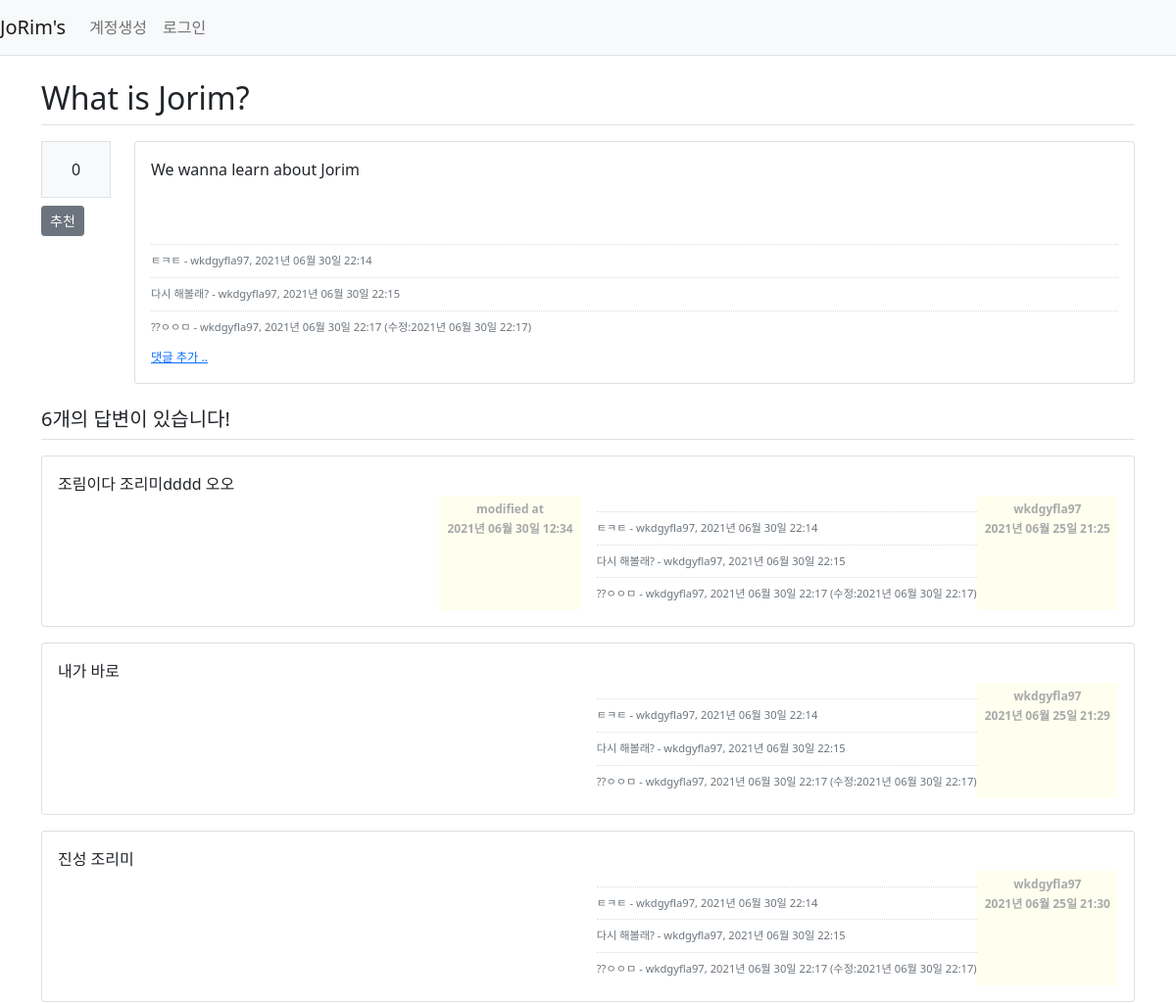
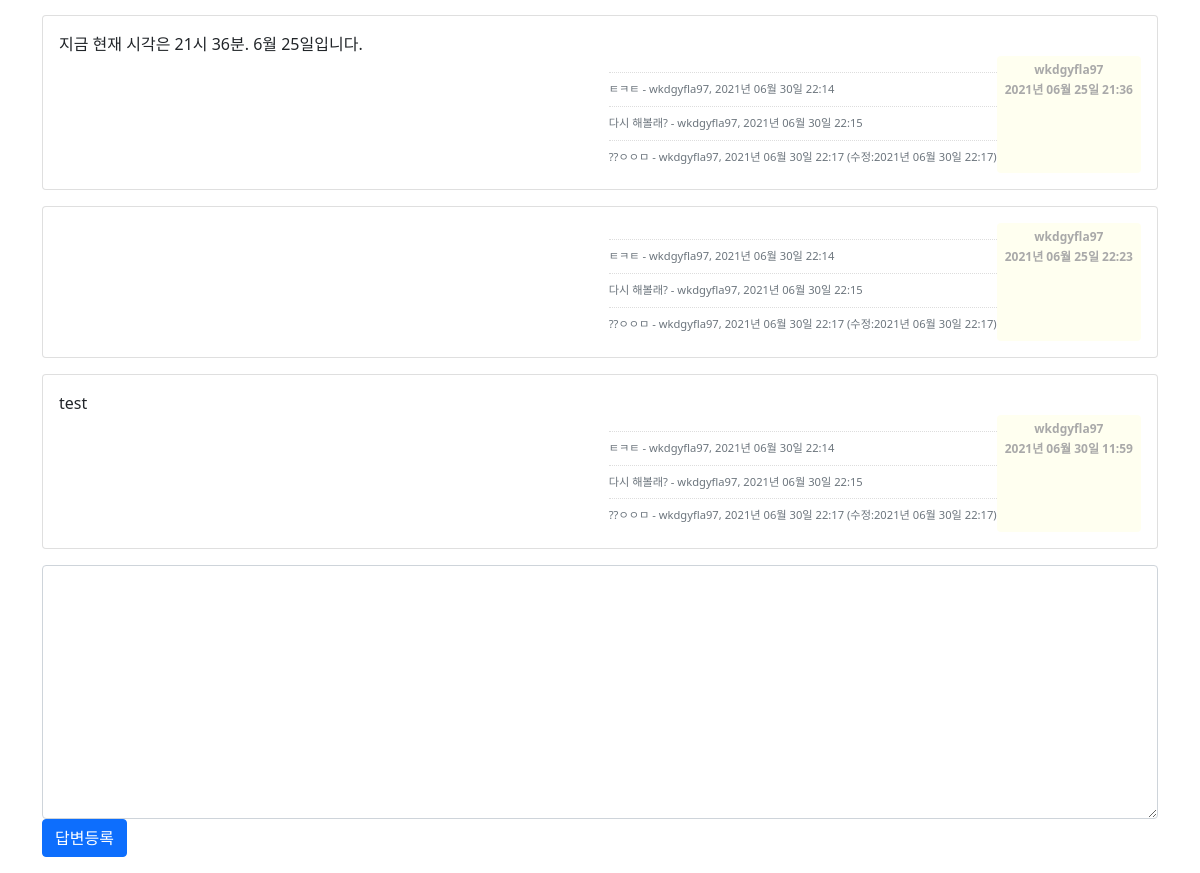
The app's page /question/detail/1/ with its own data (2 pictures, top to bottom).
### pybo/models.py (models this page shows)
class Question(db.Model):
    id = db.Column(db.Integer, primary_key=True)
    subject = db.Column(db.String(200), nullable=False)
    content = db.Column(db.Text(), nullable=False)
    create_date = db.Column(db.DateTime(), nullable=False)
    user_id = db.Column(db.Integer, db.ForeignKey('user.id', ondelete='CASCADE'), nullable=False)
    user = db.relationship('User', backref=db.backref('question_set'))
    modify_date = db.Column(db.DateTime(), nullable=True)
    voter = db.relationship('User', secondary=question_voter, backref=db.backref('question_voter_set'))

class Comment(db.Model):
    id = db.Column(db.Integer, primary_key=True)
    user_id = db.Column(db.Integer, db.ForeignKey('user.id', ondelete='CASCADE'), nullable=False)
    user = db.relationship('User', backref=db.backref('comment_set'))
    content = db.Column(db.Text(), nullable=False)
    create_date = db.Column(db.DateTime(), nullable=False)
    modify_date = db.Column(db.DateTime())
    question_id = db.Column(db.Integer, db.ForeignKey('question.id', ondelete='CASCADE'), nullable=True)
    question = db.relationship('Question', backref=db.backref('comment_set'))
    answer_id = db.Column(db.Integer, db.ForeignKey('answer.id', ondelete='CASCADE'), nullable=True)
    answer = db.relationship('Answer', backref=db.backref('comment_set'))

class User(db.Model):
    id = db.Column(db.Integer, primary_key=True)
    username = db.Column(db.String(150), unique=True, nullable=False)
    password = db.Column(db.String(200), nullable=False)
    email = db.Column(db.String(120), unique=True, nullable=False)

class Answer(db.Model):
    id = db.Column(db.Integer, primary_key=True)
    question_id = db.Column(db.Integer, db.ForeignKey('question.id', ondelete='CASCADE'))
    question = db.relationship('Question', backref=db.backref('answer_set', ))
    content = db.Column(db.Text(), nullable=False)
    create_date = db.Column(db.DateTime(), nullable=False)
    user_id = db.Column(db.Integer, db.ForeignKey('user.id', ondelete='CASCADE'), nullable=False)
    user = db.relationship('User', backref=db.backref('answer_set'))
    modify_date = db.Column(db.DateTime(), nullable=True)
    voter = db.relationship('User', secondary=answer_voter, backref=db.backref('answer_voter_set'))

### pybo/views/question_views.py (the view)
@bp.route('/detail/<int:question_id>/')
def detail(question_id):
    form = AnswerForm()
    question = Question.query.get_or_404(question_id)
    return render_template('question/question_detail.html', question=question, form=form)

### pybo/forms.py
class AnswerForm(FlaskForm):
    content = TextAreaField('내용', validators=[DataRequired('답글도 내용 좀 적어주셈')])

### pybo/filter.py (called while the page is built)
def format_datetime(value, fmt='%Y년 %m월 %d일 %H:%M'):
    return value.strftime(fmt)

### pybo/views/auth_views.py (called while the page is built)
@bp.before_app_request
def load_logged_in_user():
    user_id = session.get('user_id')
    if user_id is None:
        g.user = None
    else:
        g.user = User.query.get(user_id)

### pybo/templates/question/question_detail.html (shortened to what this page needs)
{% extends 'base.html' %}
{% block content %}
<div class="container my-3">
    <h2 class="border-bottom py-2">{{ question.subject }}</h2>
    <div class="row my-3">
        <div class="col-1">
            <div class="bg-light text-center p-3 border font-weight-bolder mb-1">{{ question.voter|length }}</div>
            <a href="#" data-uri="{{ url_for('vote.question', question_id=question.id) }}"
               class="recommend btn btn-sm btn-secondary btn-block my-1">추천</a>
        </div>
        <div class="col-11">
            <div class="card">
                <div class="card-body">
                    <div class="card-text" style="white-space: pre-line;">{{ question.content }}</div>
                    <div class="d-flex justify-content-end">
                        {% if question.modify_date %}
                        <div class="badge badge-light p-2 text-left mx-3">
                            <div class="mb-2">modified at</div>
                            <div>{{ question.modify_date|datetime }}</div>
                        </div>
                        {% endif %}
                        <div class="badge badge-light p-2 text-left">
                            <div class="mb-2">{{ question.user.username }}</div>
                            <div>{{ question.create_date|datetime }}</div>
                        </div>
                    </div>
                    {% if question.comment_set|length > 0 %}
                    <div class="mt-3">
                    {% for comment in question.comment_set %}
                        <div class="comment py-2 text-muted">
                            <span style="white-space: pre-line;">{{ comment.content }}</span>
                            <span>
                                - {{ comment.user.username }}, {{ comment.create_date|datetime }}
                                {% if comment.modify_date %}
                                (수정:{{ comment.modify_date|datetime }})
                                {% endif %}
                            </span>
                        </div>
                    {% endfor %}
                    </div>
                    {% endif %}
                    <div>
                        <a href="{{ url_for('comment.create_question', question_id=question.id) }}"
                           class="small"><small>댓글 추가 ..</small></a>
                    </div>
                </div>
            </div>
        </div>
    </div>
  <h5 class="border-bottom my-3 py-2">{{ question.answer_set|length }}개의 답변이 있습니다!</h5>
  {% for answer in question.answer_set %}
  <div class="card my-3">
    <div class="card-body">
      <div class="card-text" style="white-space: pre-line;">{{ answer.content }}</div>
      <div class="d-flex justify-content-end">
        {% if answer.modify_date %}
        <div class="badge badge-light p-2 text-left mx-3" style="color: darkgray; background-color: #FFFFF0;">
          <div class="mb-2">modified at</div>
          <div>{{ answer.modify_date|datetime }}</div>
        </div>
        {% endif %}
        {% if question.comment_set|length > 0 %}
        <div class="mt-3">
          {% for comment in question.comment_set %}
          <div class="comment py-2 text-muted">
            <span style="white-space: pre-line;">{{ comment.content }}</span>
            <span>
              - {{ comment.user.username }}, {{ comment.create_date|datetime }}
              {% if comment.modify_date %}
              (수정:{{ comment.modify_date|datetime }})
              {% endif %}
            </span>
          </div>
          {% endfor %}
        </div>
        {% endif %}
        <div class="badge badge-light p-2 text-left" style="color: darkgray; background-color: #FFFFF0;">
          <div class="mb-2">{{ answer.user.username}}</div>
          <div>{{ answer.create_date|datetime }}</div>
        </div>
      </div>
    </div>
  </div>
  {% endfor %}
  <form action="{{ url_for('answer.create', question_id=question.id) }}" method="post" class="my-3">
    <div class="form-group">
      <textarea name="content" id="content" class="form-control" rows="10"></textarea>
    </div>
    <input type="submit" value="답변등록" class="btn btn-primary">
  </form>
</div>
{% endblock %}

### pybo/templates/base.html (shortened to what this page needs)
<!DOCTYPE html>
<html lang="ko">
<head>
    <link rel="stylesheet" href="{{ url_for('static', filename='bootstrap.min.css') }}">
    <link rel="stylesheet" href="{{ url_for('static', filename='style.css') }}">
</head>
<body>
{% include "navbar.html" %}
{% block content %}
{% endblock %}
</body>
</html>

### pybo/templates/navbar.html (shortened to what this page needs)
<nav class="navbar navbar-expand-lg navbar-light bg-light border-bottom">
  <a class="navbar-brand" href="{{ url_for('main.index') }}">JoRim's</a>
  <div class="collapse navbar-collapse flex-grow-0" id="navbarNav">
    {% if g.user %}
    <ul class="nav-item">
      <li class="nav-item">
        <a class="nav-link" href="{{ url_for('auth.logout') }}">{{ g.user.username }} (로그아웃)</a>
      </li>
    </ul>
    {% else %}
    <ul class="navbar-nav">
      <li class="nav-item">
        <a class="nav-link" href="{{ url_for('auth.signup') }}">계정생성</a>
      </li>
      <li class="nav-item">
        <a class="nav-link" href="{{ url_for('auth.login') }}">로그인</a>
      </li>
    </ul>
    {% endif %}
  </div>
</nav>

### pybo/static/style.css (style rules this page uses)
.comment { border-top:dotted 1px #ddd; font-size:0.7em; }

### records on screen
Question: subject "What is Jorim?", content "We wanna learn about Jorim"
Comment: content "ㅌㅋㅌ", user.username "wkdgyfla97", create_date "2021년 06월 30일 22:14"
Comment: content "다시 해볼래?", user.username "wkdgyfla97", create_date "2021년 06월 30일 22:15"
Comment: content "??ㅇㅇㅁ", user.username "wkdgyfla97", create_date "2021년 06월 30일 22:17", modify_date "2021년 06월 30일 22:17"
Answer: content "조림이다 조리미dddd 오오", modify_date "2021년 06월 30일 12:34", user.username "wkdgyfla97", create_date "2021년 06월 25일 21:25"
Answer: content "내가 바로", user.username "wkdgyfla97", create_date "2021년 06월 25일 21:29"
Answer: content "진성 조리미", user.username "wkdgyfla97", create_date "2021년 06월 25일 21:30"
Answer: content "지금 현재 시각은 21시 36분. 6월 25일입니다.", user.username "wkdgyfla97", create_date "2021년 06월 25일 21:36"
Answer: user.username "wkdgyfla97", create_date "2021년 06월 25일 22:23"
Answer: content "test", user.username "wkdgyfla97", create_date "2021년 06월 30일 11:59"

### other values on screen
{{ question.voter|length }} "0"
{{ question.answer_set|length }} "6"
